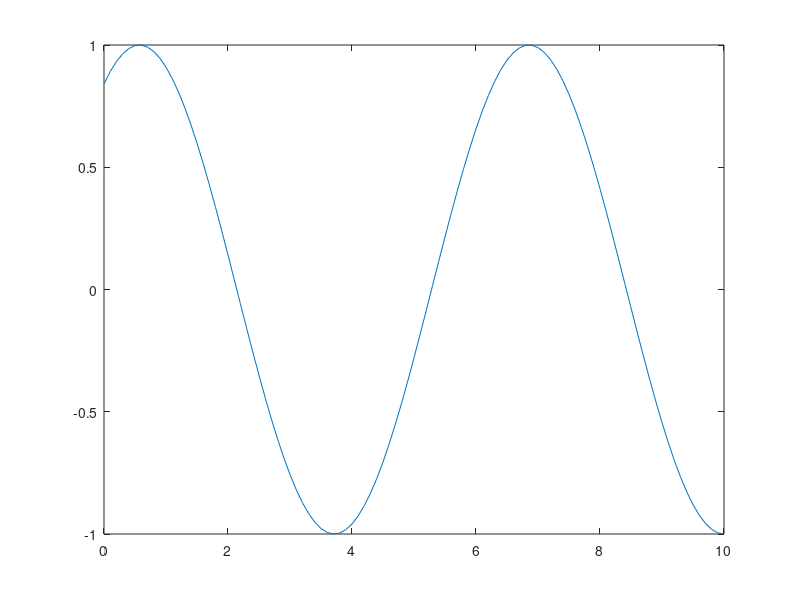
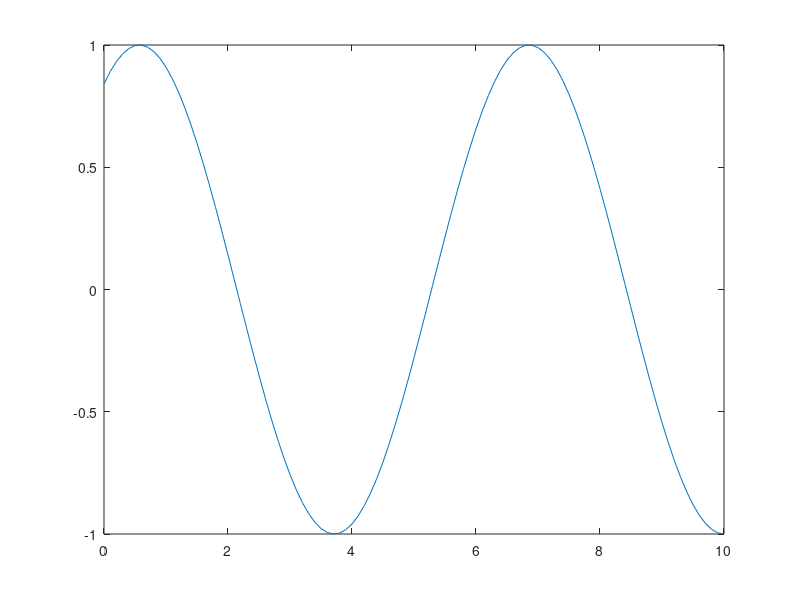
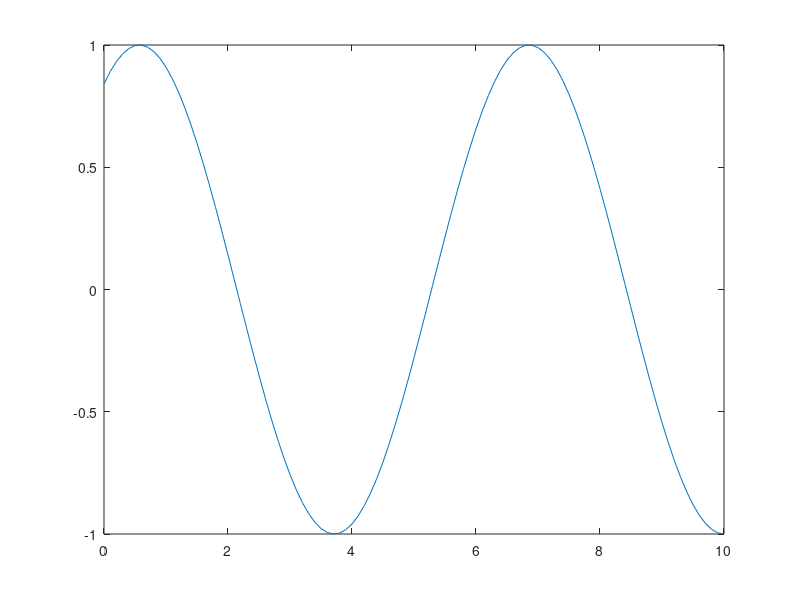
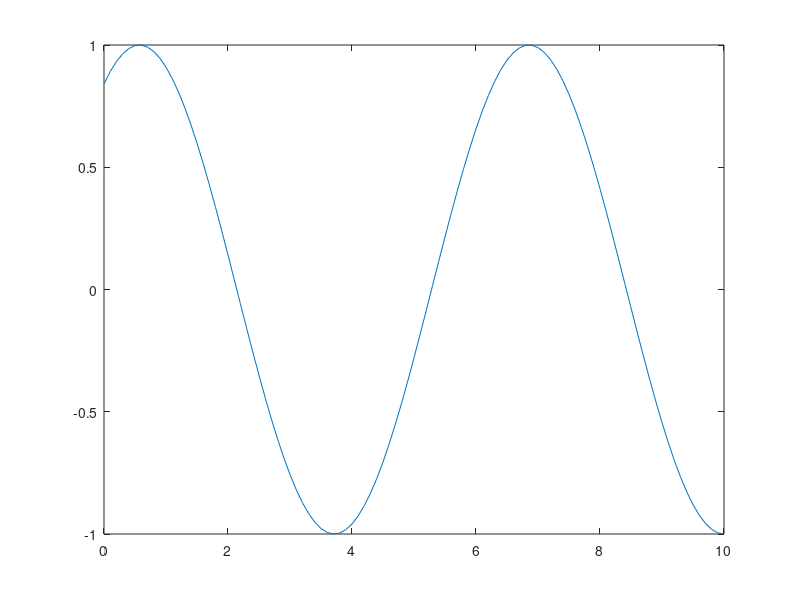

These figures' MATLAB source, in order:
for i = 1:10
    x = linspace(0, 10, 101);
    plot(x, sin(x + 1));
    print(gcf, '-deps', strcat('plot', num2str(i), '.ps'));
end


%% section Flow Control
% if, elseif, else: Execute statement if condition is true.
% for: Execute statement speecified number of times.
% switch, case, otherwise: Execute one of several groups of statements
% try, catch: Execute statements and catch resulting errors.
% while: Repeat execution of statements while condition is true.


% break
% continue
% end
% pause
% return

%% if, elseif, else Demo
a = 3;
if rem(a, 2) == 0
    disp("a is even")
else
    disp("a is odd")
end

%% switch Demo
input_num = 1;
switch input_num
    case -1
        disp("negative 1");
    case 0
        disp("zero");
    case 1
        disp("positive 1");
    otherwise
        disp("other value");
end

%% while Demo
n = 1;
while prod(1:n) < 1e100
    n = n + 1;
end
disp(n);

%% Exercise
n = 1;
sum = 0;
while n <= 999
    sum = sum + n;
    n = n + 1;
end
disp(sum);

%% for Demo
for n = 1:5 %1:2:10 means [1 3 5 7 9], the rest will be zero automatically.
    a(n) = 2^(2*n-1); 
end
disp(a) %Warning, Matlab will not overwrite existed variable.If you need to
%disp(a(1:2:10))       %refresh it, delete the workspace manually. 